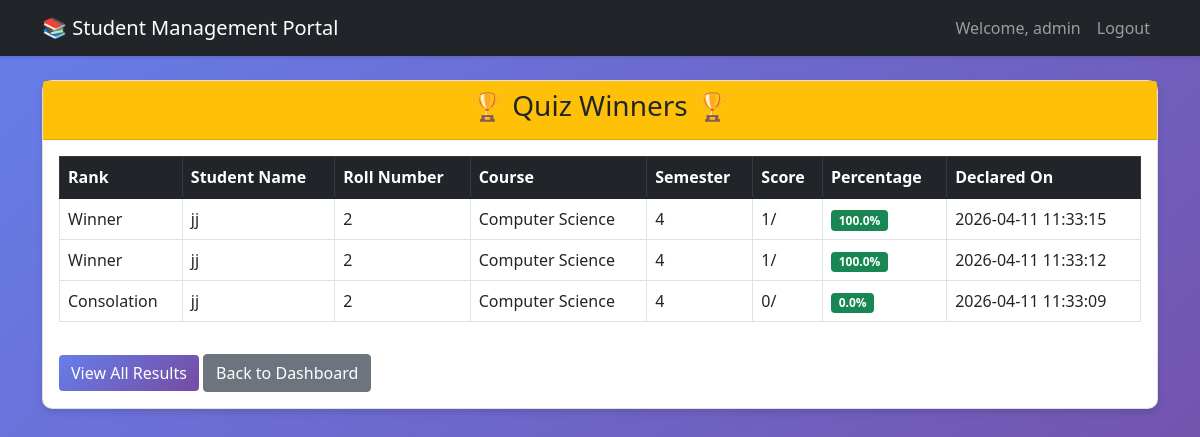
The page /admin/winners (signed in) on the database its author committed.
### tables this page shows
CREATE TABLE winners (
            id INTEGER PRIMARY KEY AUTOINCREMENT,
            student_id INTEGER NOT NULL,
            student_name TEXT NOT NULL,
            roll_number TEXT NOT NULL,
            course TEXT NOT NULL,
            semester INTEGER NOT NULL,
            quiz_result_id INTEGER NOT NULL,
            score INTEGER NOT NULL,
            percentage REAL NOT NULL,
            declared_on TIMESTAMP DEFAULT CURRENT_TIMESTAMP,
            prize_rank TEXT,
            FOREIGN KEY (student_id) REFERENCES students (id),
            FOREIGN KEY (quiz_result_id) REFERENCES quiz_results (id)
        );

### app.py (the view)
@app.route('/admin/winners')
@login_required
@admin_required
def view_winners():
    conn = get_db()
    winners = conn.execute('''
        SELECT * FROM winners
        ORDER BY declared_on DESC
    ''').fetchall()
    conn.close()
    return render_template('admin_winners.html', winners=winners)

### app.py (called while the page is built)
def get_db():
    conn = sqlite3.connect('student_management.db')
    conn.row_factory = sqlite3.Row
    return conn

def login_required(f):
    @wraps(f)
    def decorated_function(*args, **kwargs):
        if 'user_id' not in session:
            flash('Please login first!', 'danger')
            return redirect(url_for('login'))
        return f(*args, **kwargs)
    return decorated_function

def admin_required(f):
    @wraps(f)
    def decorated_function(*args, **kwargs):
        if session.get('role') != 'admin':
            flash('Admin access required!', 'danger')
            return redirect(url_for('student_dashboard'))
        return f(*args, **kwargs)
    return decorated_function

### templates/admin_winners.html (shortened to what this page needs)
{% extends "base.html" %}
{% block content %}
<div class="card">
    <div class="card-header bg-warning">
        <h3 class="text-center">🏆 Quiz Winners 🏆</h3>
    </div>
    <div class="card-body">
        {% if winners %}
        <div class="table-responsive">
            <table class="table table-bordered table-hover">
                <thead class="table-dark">
                    <tr>
                        <th>Rank</th>
                        <th>Student Name</th>
                        <th>Roll Number</th>
                        <th>Course</th>
                        <th>Semester</th>
                        <th>Score</th>
                        <th>Percentage</th>
                        <th>Declared On</th>
                    </tr>
                </thead>
                <tbody>
                    {% for winner in winners %}
                    <tr>
                        <td>
                            {{ winner.prize_rank }}
                        </td>
                        <td>{{ winner.student_name }}</td>
                        <td>{{ winner.roll_number }}</td>
                        <td>{{ winner.course }}</td>
                        <td>{{ winner.semester }}</td>
                        <td>{{ winner.score }}/{{ winner.total_questions }}</td>
                        <td>
                            <span class="badge bg-success">{{ "%.1f"|format(winner.percentage) }}%</span>
                        </td>
                        <td>{{ winner.declared_on }}</td>
                    </tr>
                    {% endfor %}
                </tbody>
            </table>
        </div>
        {% else %}
        <div class="alert alert-info">
            No winners declared yet. Admin can declare winners from Quiz Results section.
        </div>
        {% endif %}
        <div class="mt-3">
            <a href="{{ url_for('admin_quiz_results') }}" class="btn btn-primary">View All Results</a>
            <a href="{{ url_for('admin_dashboard') }}" class="btn btn-secondary">Back to Dashboard</a>
        </div>
    </div>
</div>
{% endblock %}

### templates/base.html (style rules this page uses)
body { background: linear-gradient(135deg, #667eea 0%, #764ba2 100%); min-height: 100vh; }
.card { border-radius: 10px; box-shadow: 0 4px 6px rgba(0,0,0,.1); transition: transform 0.3s; }
.btn-primary { background: linear-gradient(135deg, #667eea 0%, #764ba2 100%); border: none; }

### rows shown on the page
winners: prize_rank "Winner", student_name "jj", roll_number "2", course "Computer Science", semester "4", score "1", percentage "100.0", declared_on "2026-04-11 11:33:15"
winners: prize_rank "Winner", student_name "jj", roll_number "2", course "Computer Science", semester "4", score "1", percentage "100.0", declared_on "2026-04-11 11:33:12"
winners: prize_rank "Consolation", student_name "jj", roll_number "2", course "Computer Science", semester "4", score "0", percentage "0.0", declared_on "2026-04-11 11:33:09"

### other values the page prints
{{ session.username }} "admin"
